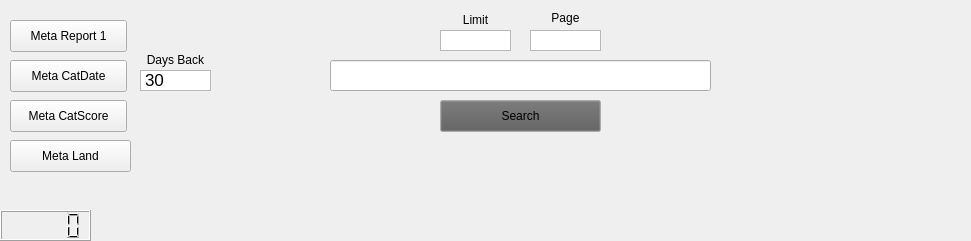
     <widget class="QFrame" name="frameMainSearch">
      <property name="geometry">
       <rect>
        <x>10</x>
        <y>10</y>
        <width>971</width>
        <height>241</height>
       </rect>
      </property>
      <property name="minimumSize">
       <size>
        <width>0</width>
        <height>90</height>
       </size>
      </property>
      <property name="autoFillBackground">
       <bool>false</bool>
      </property>
      <widget class="QPushButton" name="btnSearch">
       <property name="geometry">
        <rect>
         <x>440</x>
         <y>100</y>
         <width>161</width>
         <height>32</height>
        </rect>
       </property>
       <property name="sizePolicy">
        <sizepolicy hsizetype="Fixed" vsizetype="Fixed">
         <horstretch>0</horstretch>
         <verstretch>0</verstretch>
        </sizepolicy>
       </property>
       <property name="palette">
        <palette>
         <active>
          <colorrole role="Button">
           <brush brushstyle="SolidPattern">
            <color alpha="255">
             <red>92</red>
             <green>92</green>
             <blue>92</blue>
            </color>
           </brush>
          </colorrole>
          <colorrole role="Text">
           <brush brushstyle="SolidPattern">
            <color alpha="255">
             <red>255</red>
             <green>255</green>
             <blue>255</blue>
            </color>
           </brush>
          </colorrole>
         </active>
         <inactive>
          <colorrole role="Button">
           <brush brushstyle="SolidPattern">
            <color alpha="255">
             <red>92</red>
             <green>92</green>
             <blue>92</blue>
            </color>
           </brush>
          </colorrole>
          <colorrole role="Text">
           <brush brushstyle="SolidPattern">
            <color alpha="255">
             <red>255</red>
             <green>255</green>
             <blue>255</blue>
            </color>
           </brush>
          </colorrole>
         </inactive>
         <disabled>
          <colorrole role="Button">
           <brush brushstyle="SolidPattern">
            <color alpha="255">
             <red>92</red>
             <green>92</green>
             <blue>92</blue>
            </color>
           </brush>
          </colorrole>
          <colorrole role="Text">
           <brush brushstyle="SolidPattern">
            <color alpha="255">
             <red>127</red>
             <green>127</green>
             <blue>127</blue>
            </color>
           </brush>
          </colorrole>
         </disabled>
        </palette>
       </property>
       <property name="font">
        <font>
         <weight>50</weight>
         <bold>false</bold>
        </font>
       </property>
       <property name="acceptDrops">
        <bool>false</bool>
       </property>
       <property name="autoFillBackground">
        <bool>false</bool>
       </property>
       <property name="text">
        <string>Search</string>
       </property>
      </widget>
      <widget class="QPushButton" name="btnMetaReport">
       <property name="geometry">
        <rect>
         <x>10</x>
         <y>20</y>
         <width>117</width>
         <height>32</height>
        </rect>
       </property>
       <property name="text">
        <string>Meta Report 1</string>
       </property>
      </widget>
      <widget class="QPushButton" name="btnMetaLand">
       <property name="geometry">
        <rect>
         <x>10</x>
         <y>140</y>
         <width>121</width>
         <height>32</height>
        </rect>
       </property>
       <property name="text">
        <string>Meta Land</string>
       </property>
      </widget>
      <widget class="QTextEdit" name="editSearchLimit">
       <property name="geometry">
        <rect>
         <x>440</x>
         <y>30</y>
         <width>71</width>
         <height>21</height>
        </rect>
       </property>
       <property name="verticalScrollBarPolicy">
        <enum>Qt::ScrollBarAlwaysOff</enum>
       </property>
       <property name="horizontalScrollBarPolicy">
        <enum>Qt::ScrollBarAlwaysOff</enum>
       </property>
      </widget>
      <widget class="QTextEdit" name="editSearchPage">
       <property name="geometry">
        <rect>
         <x>530</x>
         <y>30</y>
         <width>71</width>
         <height>21</height>
        </rect>
       </property>
       <property name="verticalScrollBarPolicy">
        <enum>Qt::ScrollBarAlwaysOff</enum>
       </property>
       <property name="horizontalScrollBarPolicy">
        <enum>Qt::ScrollBarAlwaysOff</enum>
       </property>
      </widget>
      <widget class="QLabel" name="label_8">
       <property name="geometry">
        <rect>
         <x>440</x>
         <y>10</y>
         <width>71</width>
         <height>20</height>
        </rect>
       </property>
       <property name="text">
        <string>Limit</string>
       </property>
       <property name="alignment">
        <set>Qt::AlignCenter</set>
       </property>
      </widget>
      <widget class="QLabel" name="label_9">
       <property name="geometry">
        <rect>
         <x>530</x>
         <y>10</y>
         <width>71</width>
         <height>16</height>
        </rect>
       </property>
       <property name="text">
        <string>Page</string>
       </property>
       <property name="alignment">
        <set>Qt::AlignCenter</set>
       </property>
      </widget>
      <widget class="QLineEdit" name="editSearchText">
       <property name="geometry">
        <rect>
         <x>330</x>
         <y>60</y>
         <width>381</width>
         <height>31</height>
        </rect>
       </property>
       <property name="clearButtonEnabled">
        <bool>true</bool>
       </property>
      </widget>
      <widget class="QPushButton" name="btnMetaReport2">
       <property name="geometry">
        <rect>
         <x>10</x>
         <y>60</y>
         <width>117</width>
         <height>32</height>
        </rect>
       </property>
       <property name="text">
        <string>Meta CatDate</string>
       </property>
      </widget>
      <widget class="QPushButton" name="btnMetaCategory">
       <property name="geometry">
        <rect>
         <x>10</x>
         <y>100</y>
         <width>117</width>
         <height>32</height>
        </rect>
       </property>
       <property name="text">
        <string>Meta CatScore</string>
       </property>
      </widget>
      <widget class="QTextEdit" name="editMetaDaysBack">
       <property name="geometry">
        <rect>
         <x>140</x>
         <y>70</y>
         <width>71</width>
         <height>21</height>
        </rect>
       </property>
       <property name="verticalScrollBarPolicy">
        <enum>Qt::ScrollBarAlwaysOff</enum>
       </property>
       <property name="horizontalScrollBarPolicy">
        <enum>Qt::ScrollBarAlwaysOff</enum>
       </property>
       <property name="html">
        <string>&lt;!DOCTYPE HTML PUBLIC &quot;-//W3C//DTD HTML 4.0//EN&quot; &quot;http://www.w3.org/TR/REC-html40/strict.dtd&quot;&gt;
&lt;html&gt;&lt;head&gt;&lt;meta name=&quot;qrichtext&quot; content=&quot;1&quot; /&gt;&lt;style type=&quot;text/css&quot;&gt;
p, li { white-space: pre-wrap; }
&lt;/style&gt;&lt;/head&gt;&lt;body style=&quot; font-family:'.AppleSystemUIFont'; font-size:13pt; font-weight:400; font-style:normal;&quot;&gt;
&lt;p style=&quot; margin-top:0px; margin-bottom:0px; margin-left:0px; margin-right:0px; -qt-block-indent:0; text-indent:0px;&quot;&gt;30&lt;/p&gt;&lt;/body&gt;&lt;/html&gt;</string>
       </property>
      </widget>
      <widget class="QLabel" name="label_22">
       <property name="geometry">
        <rect>
         <x>140</x>
         <y>50</y>
         <width>71</width>
         <height>20</height>
        </rect>
       </property>
       <property name="text">
        <string>Days Back</string>
       </property>
       <property name="alignment">
        <set>Qt::AlignCenter</set>
       </property>
      </widget>
      <widget class="QLCDNumber" name="lcdResultCount">
       <property name="geometry">
        <rect>
         <x>0</x>
         <y>210</y>
         <width>91</width>
         <height>31</height>
        </rect>
       </property>
       <property name="autoFillBackground">
        <bool>true</bool>
       </property>
      </widget>
     </widget>
